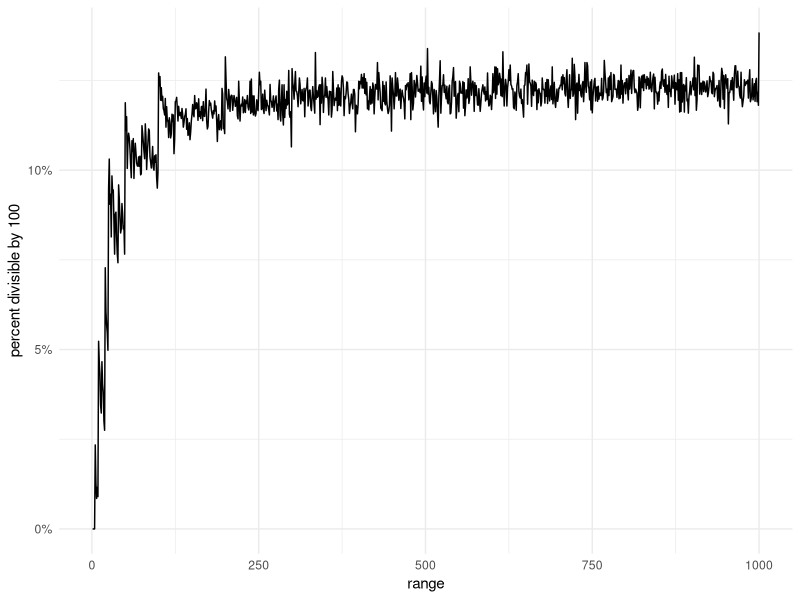

The R source for this figure:
## ---- chunk 1
knitr::opts_chunk$set(echo = TRUE)
## ---- chunk 2

library(tidyverse)

theme_set(theme_minimal())


div_by_100 <- function(n, times) {
  
  a <- sample(1:n, times, replace = TRUE)
  b <- sample(1:n, times, replace = TRUE)
  c <- sample(1:n, times, replace = TRUE)
  
  dat <- tibble(a, b, c)
  
  dat$product <- dat$a * dat$b * dat$c
  
  mean(dat$product %% 100 == 0)
}

set.seed(2019)

n <- 1000

results <- tibble(
  x = 1:n,
  pct_div_by_100 = map_dbl(1:n, ~div_by_100(.x, 10000))
)

ggplot(results, aes(x, pct_div_by_100)) +
    geom_line() +
    scale_y_continuous(labels = scales::percent_format()) +
    labs(
      x = "range",
      y = "percent divisible by 100"
    )

